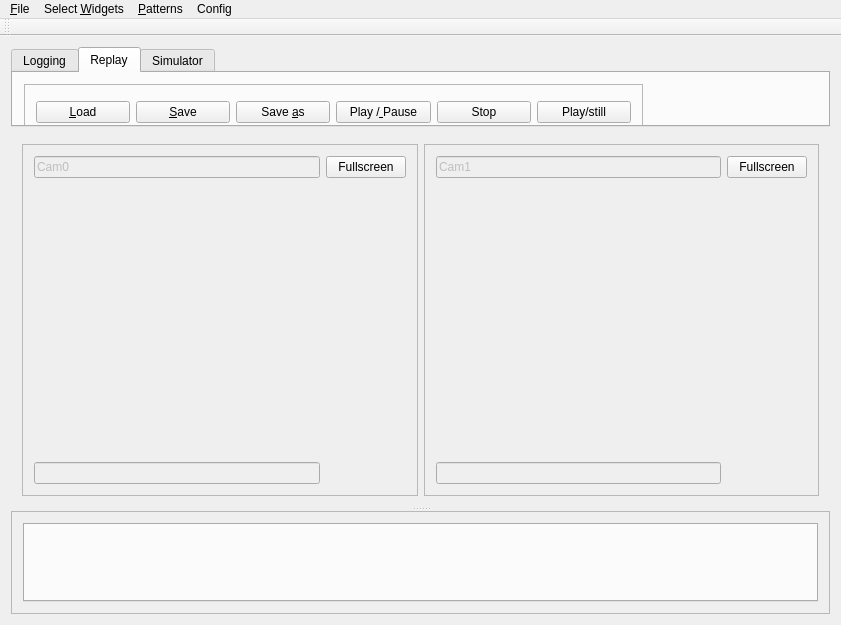
<?xml version="1.0" encoding="UTF-8"?>
<ui version="4.0">
 <class>MainWindow</class>
 <widget class="QMainWindow" name="MainWindow">
  <property name="geometry">
   <rect>
    <x>0</x>
    <y>0</y>
    <width>841</width>
    <height>625</height>
   </rect>
  </property>
  <property name="windowTitle">
   <string>MainWindow</string>
  </property>
  <widget class="QWidget" name="centralWidget">
   <layout class="QGridLayout" name="gridLayout_6">
    <item row="0" column="0">
     <layout class="QGridLayout" name="gridLayout_4">
      <item row="0" column="0">
       <widget class="QTabWidget" name="controls">
        <property name="sizePolicy">
         <sizepolicy hsizetype="Expanding" vsizetype="Expanding">
          <horstretch>0</horstretch>
          <verstretch>2</verstretch>
         </sizepolicy>
        </property>
        <property name="currentIndex">
         <number>1</number>
        </property>
		<widget class="QWidget" name="loggingControls">
         <attribute name="title">
          <string>Logging</string>
         </attribute>
        </widget>
        <widget class="QWidget" name="replayControls">
         <attribute name="title">
          <string>Replay</string>
         </attribute>
         <widget class="QFrame" name="frame">
          <property name="geometry">
           <rect>
            <x>11</x>
            <y>11</y>
            <width>619</width>
            <height>83</height>
           </rect>
          </property>
          <property name="frameShape">
           <enum>QFrame::StyledPanel</enum>
          </property>
          <property name="frameShadow">
           <enum>QFrame::Raised</enum>
          </property>
          <layout class="QGridLayout" name="gridLayout_3">
           <item row="0" column="0">
            <layout class="QHBoxLayout" name="horizontalLayout_2">
             <item>
              <widget class="QPushButton" name="loadButton">
               <property name="text">
                <string>&amp;Load</string>
               </property>
              </widget>
             </item>
             <item>
              <widget class="QPushButton" name="saveButton">
               <property name="text">
                <string>&amp;Save</string>
               </property>
              </widget>
             </item>
             <item>
              <widget class="QPushButton" name="saveAsButton">
               <property name="text">
                <string>Save &amp;as</string>
               </property>
              </widget>
             </item>
             <item>
              <widget class="QPushButton" name="playButton">
               <property name="text">
                <string>Play /&amp; Pause</string>
               </property>
              </widget>
             </item>
             <item>
              <widget class="QPushButton" name="stopButton">
               <property name="text">
                <string>Stop</string>
               </property>
              </widget>
             </item>
             <item>
              <widget class="QPushButton" name="stillButton">
               <property name="text">
                <string>Play/still</string>
               </property>
              </widget>
             </item>
            </layout>
           </item>
           <item row="1" column="0">
            <widget class="QSlider" name="horizontalSlider">
             <property name="orientation">
              <enum>Qt::Horizontal</enum>
             </property>
            </widget>
           </item>
          </layout>
         </widget>
        </widget>
		<widget class="QWidget" name="simulatorControls">
         <attribute name="title">
          <string>Simulator</string>
         </attribute>
        </widget>
       </widget>
      </item>
      <item row="1" column="0" rowspan="6">
       <widget class="QSplitter" name="splitter">
        <property name="sizePolicy">
         <sizepolicy hsizetype="Preferred" vsizetype="Expanding">
          <horstretch>0</horstretch>
          <verstretch>2</verstretch>
         </sizepolicy>
        </property>
        <property name="orientation">
         <enum>Qt::Vertical</enum>
        </property>
        <widget class="QWidget" name="layoutWidget">
         <layout class="QGridLayout" name="gridLayout_7">
          <item row="0" column="1">
           <widget class="QFrame" name="frame1">
            <property name="frameShape">
             <enum>QFrame::StyledPanel</enum>
            </property>
            <property name="frameShadow">
             <enum>QFrame::Raised</enum>
            </property>
            <layout class="QGridLayout" name="gridLayout_2">
             <item row="0" column="0">
              <widget class="QLineEdit" name="CamName1">
               <property name="enabled">
                <bool>false</bool>
               </property>
               <property name="text">
                <string>Cam1</string>
               </property>
              </widget>
             </item>
             <item row="0" column="1">
              <widget class="QPushButton" name="fs1">
               <property name="text">
                <string>Fullscreen</string>
               </property>
              </widget>
             </item>
             <item row="1" column="0" colspan="2">
              <widget class="VideoWidget" name="cam1" native="true"/>
             </item>
             <item row="2" column="0">
              <widget class="QLineEdit" name="ts1">
               <property name="enabled">
                <bool>false</bool>
               </property>
              </widget>
             </item>
            </layout>
           </widget>
          </item>
          <item row="0" column="0">
           <widget class="QFrame" name="frame0">
            <property name="frameShape">
             <enum>QFrame::StyledPanel</enum>
            </property>
            <property name="frameShadow">
             <enum>QFrame::Raised</enum>
            </property>
            <layout class="QGridLayout" name="gridLayout">
             <item row="0" column="0">
              <widget class="QLineEdit" name="CamName0">
               <property name="enabled">
                <bool>false</bool>
               </property>
               <property name="text">
                <string>Cam0</string>
               </property>
              </widget>
             </item>
             <item row="0" column="1">
              <widget class="QPushButton" name="fs0">
               <property name="text">
                <string>Fullscreen</string>
               </property>
              </widget>
             </item>
             <item row="1" column="0" colspan="2">
              <widget class="VideoWidget" name="cam0" native="true"/>
             </item>
             <item row="2" column="0">
              <widget class="QLineEdit" name="ts0">
               <property name="enabled">
                <bool>false</bool>
               </property>
              </widget>
             </item>
            </layout>
           </widget>
          </item>
         </layout>
        </widget>
        <widget class="QFrame" name="frame_2">
         <property name="frameShape">
          <enum>QFrame::StyledPanel</enum>
         </property>
         <property name="frameShadow">
          <enum>QFrame::Raised</enum>
         </property>
         <layout class="QGridLayout" name="gridLayout_5">
          <item row="0" column="0">
           <widget class="QTabWidget" name="tabWidget">
            <property name="currentIndex">
             <number>-1</number>
            </property>
           </widget>
          </item>
         </layout>
        </widget>
       </widget>
      </item>
     </layout>
    </item>
   </layout>
  </widget>
  <widget class="QMenuBar" name="menuBar">
   <property name="geometry">
    <rect>
     <x>0</x>
     <y>0</y>
     <width>841</width>
     <height>26</height>
    </rect>
   </property>
   <widget class="QMenu" name="menuMedia_File_Load">
    <property name="title">
     <string>&amp;File</string>
    </property>
    <addaction name="actionSelect_Media_File"/>
    <addaction name="actionSelect_Fibex_File"/>
    <addaction name="actionE_xit"/>
   </widget>
   <widget class="QMenu" name="menuSelect_Media">
    <property name="title">
     <string>Select &amp;Widgets</string>
    </property>
    <addaction name="actionCAM0"/>
    <addaction name="actionCAM1"/>
    <addaction name="actionFlexRay0"/>
    <addaction name="actionFlexRay1"/>
    <addaction name="actionCAN0"/>
    <addaction name="actionCAN1"/>
    <addaction name="actionAE0"/>
    <addaction name="actionAE1"/>
   </widget>
   <widget class="QMenu" name="menuPatterns">
    <property name="title">
     <string>&amp;Patterns</string>
    </property>
    <addaction name="actionReal"/>
    <addaction name="actionPattern_1"/>
    <addaction name="actionPattern_2"/>
    <addaction name="actionPattern_3"/>
    <addaction name="actionPattern_4"/>
   </widget>
   <widget class="QMenu" name="menuConfig">
    <property name="title">
     <string>Config</string>
    </property>
    <addaction name="actionEdit_config"/>
    <addaction name="actionLoad_config_file"/>
    <addaction name="actionSave_config_file"/>
   </widget>
   <addaction name="menuMedia_File_Load"/>
   <addaction name="menuSelect_Media"/>
   <addaction name="menuPatterns"/>
   <addaction name="menuConfig"/>
  </widget>
  <widget class="QToolBar" name="mainToolBar">
   <attribute name="toolBarArea">
    <enum>TopToolBarArea</enum>
   </attribute>
   <attribute name="toolBarBreak">
    <bool>false</bool>
   </attribute>
  </widget>
  <action name="actionSelect_Media_File">
   <property name="text">
    <string>Select &amp;Media File</string>
   </property>
  </action>
  <action name="actionSelect_Fibex_File">
   <property name="text">
    <string>Select &amp;Fibex File</string>
   </property>
  </action>
  <action name="actionE_xit">
   <property name="text">
    <string>E&amp;xit</string>
   </property>
  </action>
  <action name="actionReal">
   <property name="text">
    <string>Real</string>
   </property>
  </action>
  <action name="actionPattern_1">
   <property name="text">
    <string>Pattern 1</string>
   </property>
  </action>
  <action name="actionPattern_2">
   <property name="text">
    <string>Pattern 2</string>
   </property>
  </action>
  <action name="actionPattern_3">
   <property name="text">
    <string>Pattern 3</string>
   </property>
  </action>
  <action name="actionPattern_4">
   <property name="text">
    <string>Pattern 4</string>
   </property>
  </action>
  <action name="actionCAM0">
   <property name="checkable">
    <bool>true</bool>
   </property>
   <property name="checked">
    <bool>true</bool>
   </property>
   <property name="text">
    <string>CAM0</string>
   </property>
  </action>
  <action name="actionCAM1">
   <property name="checkable">
    <bool>true</bool>
   </property>
   <property name="checked">
    <bool>true</bool>
   </property>
   <property name="text">
    <string>CAM1</string>
   </property>
  </action>
  <action name="actionFlexRay0">
   <property name="checkable">
    <bool>true</bool>
   </property>
   <property name="checked">
    <bool>true</bool>
   </property>
   <property name="text">
    <string>FlexRay0</string>
   </property>
  </action>
  <action name="actionFlexRay1">
   <property name="checkable">
    <bool>true</bool>
   </property>
   <property name="text">
    <string>FlexRay1</string>
   </property>
  </action>
  <action name="actionCAN0">
   <property name="checkable">
    <bool>true</bool>
   </property>
   <property name="checked">
    <bool>true</bool>
   </property>
   <property name="text">
    <string>CAN0</string>
   </property>
  </action>
  <action name="actionCAN1">
   <property name="checkable">
    <bool>true</bool>
   </property>
   <property name="text">
    <string>CAN1</string>
   </property>
  </action>
  <action name="actionAE0">
   <property name="checkable">
    <bool>true</bool>
   </property>
   <property name="checked">
    <bool>true</bool>
   </property>
   <property name="text">
    <string>AE0</string>
   </property>
  </action>
  <action name="actionAE1">
   <property name="checkable">
    <bool>true</bool>
   </property>
   <property name="text">
    <string>AE1</string>
   </property>
  </action>
  <action name="actionEdit_config">
   <property name="text">
    <string>Edit config</string>
   </property>
  </action>
  <action name="actionLoad_config_file">
   <property name="text">
    <string>Load config file</string>
   </property>
  </action>
  <action name="actionSave_config_file">
   <property name="text">
    <string>Save config file</string>
   </property>
  </action>
 </widget>
 <layoutdefault spacing="6" margin="11"/>
 <customwidgets>
  <customwidget>
   <class>VideoWidget</class>
   <extends>QWidget</extends>
   <header>VideoWidget.hpp</header>
   <container>1</container>
  </customwidget>
 </customwidgets>
 <resources/>
 <connections/>
</ui>
